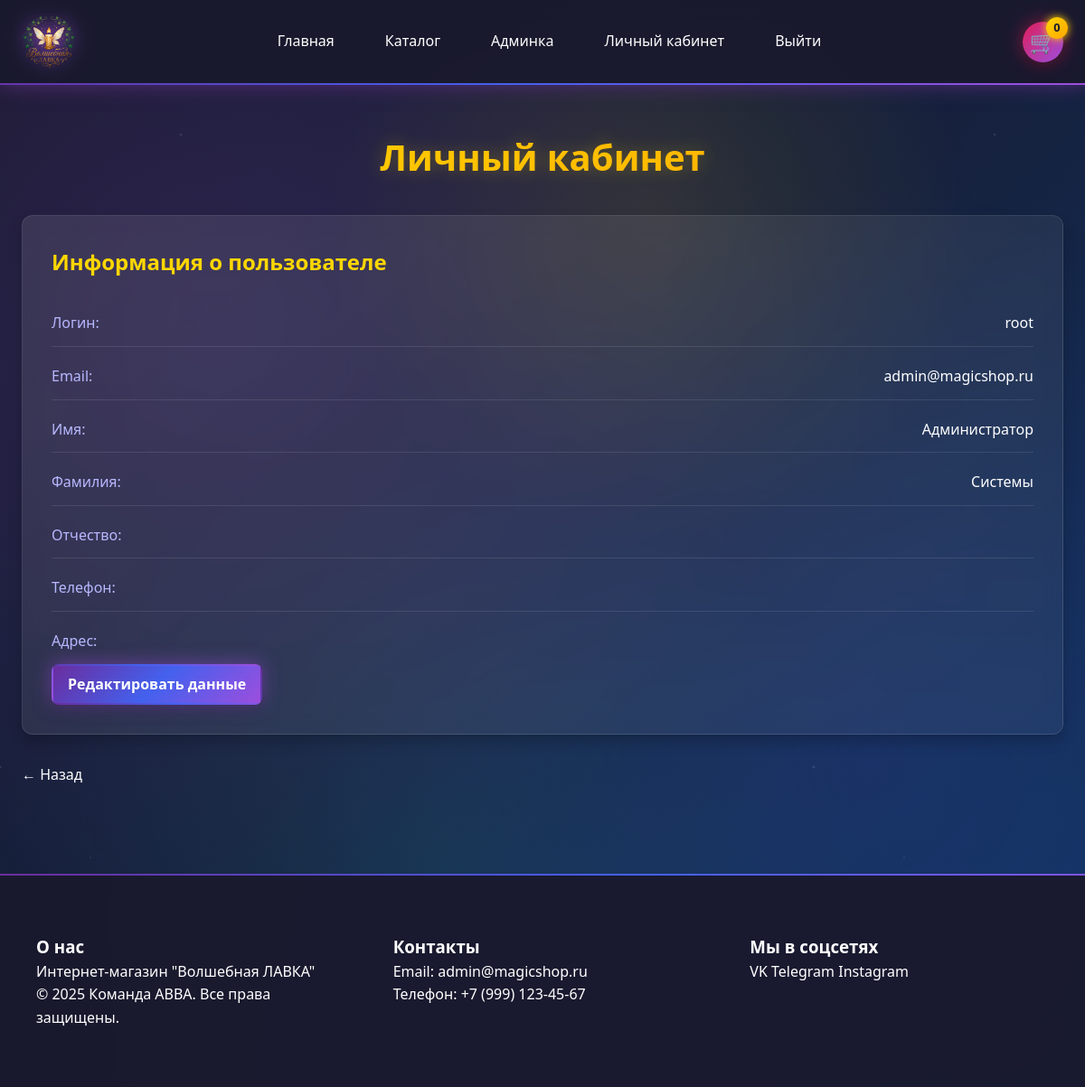
/admin/cab.php (signed in), run on the app's committed database.
### tables this page shows
CREATE TABLE users (
    id INT PRIMARY KEY AUTO_INCREMENT,
    username VARCHAR(50) UNIQUE NOT NULL,
    password VARCHAR(255) NOT NULL,
    email VARCHAR(100) UNIQUE NOT NULL,
    first_name VARCHAR(50),
    last_name VARCHAR(50),
    middle_name VARCHAR(50),
    phone VARCHAR(20),
    zip_code VARCHAR(10),
    region VARCHAR(50),
    city VARCHAR(50),
    street VARCHAR(100),
    house VARCHAR(10),
    apartment VARCHAR(10),
    role ENUM('admin', 'moderator', 'customer') NOT NULL DEFAULT 'customer',
     
    last_login TIMESTAMP NULL DEFAULT NULL,
    failed_attempts INT DEFAULT 0,
    locked_until TIMESTAMP NULL DEFAULT NULL,
    created_at TIMESTAMP DEFAULT CURRENT_TIMESTAMP,
    
     
    INDEX idx_users_email (email),
    INDEX idx_users_username (username),
    INDEX idx_users_role (role)
);

### includes/functions.php (called while the page is built, shortened)
<?php
function getAdminContactInfo() {
    global $conn;
    $stmt = $conn->prepare("SELECT email, phone FROM users WHERE role = 'admin' LIMIT 1");
    $stmt->execute();
    return $stmt->get_result()->fetch_assoc();
}
function getUserById($id) {
    global $conn;
    $stmt = $conn->prepare("SELECT * FROM users WHERE id = ?");
    $stmt->bind_param("i", $id); $stmt->execute();
    return $stmt->get_result()->fetch_assoc();
}
?>

### includes/config.php (called while the page is built, shortened)
<?php
function sanitize($input) {
    return htmlspecialchars($input ?? '', ENT_QUOTES | ENT_HTML5, 'UTF-8');
}
function e($str) {
    return sanitize($str);
}

### admin/cab.php (the view, shortened to what this page needs)
<?php
require_once __DIR__ . '/../includes/header.php';
$user_id = $_SESSION['user_id'];
$user = getUserById($user_id);
?>
<section class="section"><div class="container">
    <h1 class="page-title">Личный кабинет</h1>
    <div class="profile-section">
        <h2>Информация о пользователе</h2>
        <div class="profile-info">
            <div class="info-row">
                <span class="info-label">Логин:</span>
                <span class="info-value"><?php echo e($user['username']); ?></span>
            </div>
            <div class="info-row">
                <span class="info-label">Email:</span>
                <span class="info-value"><?php echo e($user['email']); ?></span>
            </div>
            <div class="info-row">
                <span class="info-label">Имя:</span>
                <span class="info-value"><?php echo e($user['first_name'] ?? ''); ?></span>
            </div>
            <div class="info-row">
                <span class="info-label">Фамилия:</span>
                <span class="info-value"><?php echo e($user['last_name'] ?? ''); ?></span>
            </div>
            <div class="info-row">
                <span class="info-label">Отчество:</span>
            </div>
            <div class="info-row">
                <span class="info-label">Телефон:</span>
            </div>
            <div class="info-row">
                <span class="info-label">Адрес:</span>
            </div>
        </div>
        <a href="/admin/edit_cab.php" class="btn btn-primary">Редактировать данные</a>
    </div>
    <a href="/admin/index.php" class="back-link">← Назад</a>
</div></section>
<?php require_once __DIR__ . '/../includes/footer.php'; ?>

### includes/footer.php (shortened to what this page needs)
<?php
$admin_info = getAdminContactInfo();
?>
</main>
<footer>
<div class="footer-content">
    <div class="footer-section">
        <h3>О нас</h3>
        <p>Интернет-магазин "Волшебная ЛАВКА"</p>
        <p>&copy; 2025 Команда АВВА. Все права защищены.</p>
    </div>
    <div class="footer-section">
        <h3>Контакты</h3>
        <p>Email: <?php echo isset($admin_info['email']) && $admin_info['email'] !== '' ? sanitize($admin_info['email']) : 'info@magicshop.ru'; ?></p>
        <p>Телефон: <?php echo isset($admin_info['phone']) && $admin_info['phone'] !== '' ? sanitize($admin_info['phone']) : '+7 (999) 123-45-67'; ?></p>
    </div>
    <div class="footer-section">
        <h3>Мы в соцсетях</h3>
        <div class="social-links">
            <a href="#" class="social-link">VK</a>
            <a href="#" class="social-link">Telegram</a>
            <a href="#" class="social-link">Instagram</a>
        </div>
    </div>
</div>
</footer>
</body>
</html>

### data on the page
users: username "root", email "admin@magicshop.ru", first_name "Администратор", last_name "Системы"

### other printed values
getBasketCount() "0"
